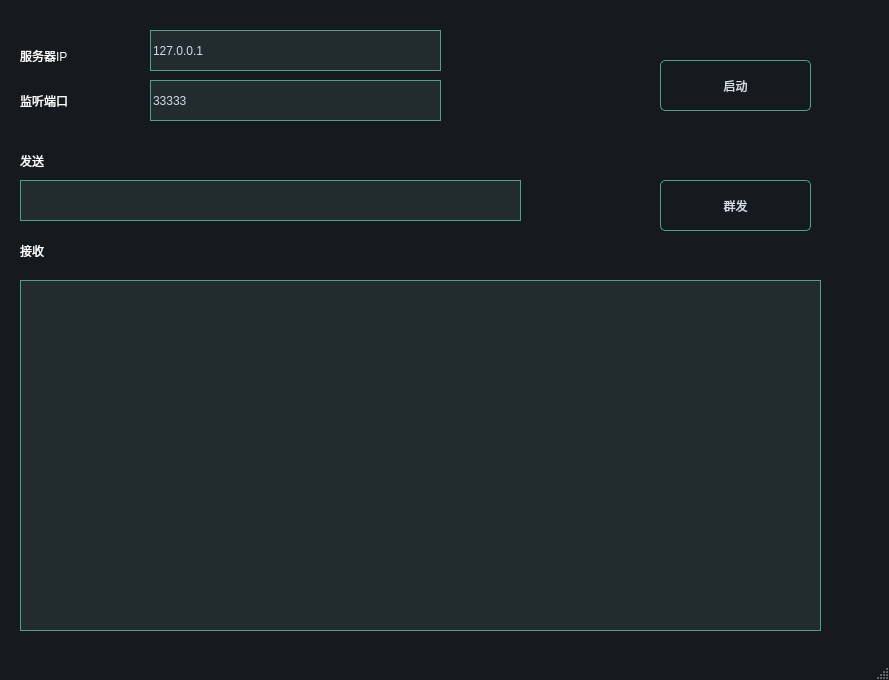
<?xml version="1.0" encoding="UTF-8"?>
<ui version="4.0">
 <class>MainWindow</class>
 <widget class="QMainWindow" name="MainWindow">
  <property name="geometry">
   <rect>
    <x>0</x>
    <y>0</y>
    <width>889</width>
    <height>680</height>
   </rect>
  </property>
  <property name="windowTitle">
   <string>MainWindow</string>
  </property>
  <property name="styleSheet">
   <string notr="true">/*
qss美化 - 黄强老师
*/
QWidget
{  
	font:  16pt &quot;Microsoft YaHei&quot;;
     color:  #ffffff;
}

QLabel {
	
}

QGroupBox {
    border-width: 1px;
	border-style: solid;
	border-color: #4fa08b;   

}

QGroupBox::title {
 
    subcontrol-origin: margin;
    left:20px;
    padding: -10px 5px 0px 5px;
}

QMainWindow {
	background-color:#151a1e;
}
QCalendar {
	background-color: #151a1e;
}
QTextEdit {
	border-width: 1px;
	border-style: solid;
	border-color: #4fa08b;
	background-color: #222b2e;
	color: #d3dae3;
}
QPlainTextEdit {
    font:  10pt &quot;Microsoft YaHei&quot;;
	border-width: 1px;
	border-style: solid;
	border-color: #4fa08b;
	background-color: #222b2e;
	color: #d3dae3;
}
QToolButton {
	border-style: solid;
	border-top-color: qlineargradient(spread:pad, x1:0.5, y1:1, x2:0.5, y2:0, stop:0 rgb(215, 215, 215), stop:1 rgb(222, 222, 222));
	border-right-color: qlineargradient(spread:pad, x1:0, y1:0.5, x2:1, y2:0.5, stop:0 rgb(217, 217, 217), stop:1 rgb(227, 227, 227));
	border-left-color: qlineargradient(spread:pad, x1:0, y1:0.5, x2:1, y2:0.5, stop:0 rgb(227, 227, 227), stop:1 rgb(217, 217, 217));
	border-bottom-color: qlineargradient(spread:pad, x1:0.5, y1:1, x2:0.5, y2:0, stop:0 rgb(215, 215, 215), stop:1 rgb(222, 222, 222));
	border-width: 1px;
	border-radius: 5px;
	color: #d3dae3;
	padding: 2px;
	background-color: rgb(255,255,255);
}
QToolButton:hover{
	border-style: solid;
	border-top-color: qlineargradient(spread:pad, x1:0.5, y1:1, x2:0.5, y2:0, stop:0 rgb(195, 195, 195), stop:1 rgb(222, 222, 222));
	border-right-color: qlineargradient(spread:pad, x1:0, y1:0.5, x2:1, y2:0.5, stop:0 rgb(197, 197, 197), stop:1 rgb(227, 227, 227));
	border-left-color: qlineargradient(spread:pad, x1:0, y1:0.5, x2:1, y2:0.5, stop:0 rgb(227, 227, 227), stop:1 rgb(197, 197, 197));
	border-bottom-color: qlineargradient(spread:pad, x1:0.5, y1:1, x2:0.5, y2:0, stop:0 rgb(195, 195, 195), stop:1 rgb(222, 222, 222));
	border-width: 1px;
	border-radius: 5px;
	color: rgb(0,0,0);
	padding: 2px;
	background-color: rgb(255,255,255);
}
QToolButton:pressed{
	border-style: solid;
	border-top-color: qlineargradient(spread:pad, x1:0.5, y1:1, x2:0.5, y2:0, stop:0 rgb(215, 215, 215), stop:1 rgb(222, 222, 222));
	border-right-color: qlineargradient(spread:pad, x1:0, y1:0.5, x2:1, y2:0.5, stop:0 rgb(217, 217, 217), stop:1 rgb(227, 227, 227));
	border-left-color: qlineargradient(spread:pad, x1:0, y1:0.5, x2:1, y2:0.5, stop:0 rgb(227, 227, 227), stop:1 rgb(217, 217, 217));
	border-bottom-color: qlineargradient(spread:pad, x1:0.5, y1:1, x2:0.5, y2:0, stop:0 rgb(215, 215, 215), stop:1 rgb(222, 222, 222));
	border-width: 1px;
	border-radius: 5px;
	color: rgb(0,0,0);
	padding: 2px;
	background-color: rgb(142,142,142);
}
QPushButton{

    border-width: 1px;
	border-style: solid;
	border-color: #4fa08b; 
 
	border-radius: 5px;
	color: #d3dae3;
	padding: 2px;
	background-color: #151a1e;
}
QPushButton::default{
	border-style: solid;
	border-color: #4fa08b;
	border-width: 1px;
	border-radius: 5px;
	color: #FFFFFF;
	padding: 2px;
	background-color: #151a1e;;
}
QPushButton:hover{
	border-style: solid;
	border-color: #050a0e;
	border-width: 1px;
	border-radius: 5px;
	color: #d3dae3;
	padding: 2px;
	background-color: #1c1f1f;
}
QPushButton:pressed{
	border-style: solid;
	border-color: #050a0e;
	border-width: 1px;
	border-radius: 5px;
	color: #d3dae3;
	padding: 2px;
	background-color: #2c2f2f;
}
QPushButton:disabled{
	border-style: solid;
	border-top-color: qlineargradient(spread:pad, x1:0.5, y1:1, x2:0.5, y2:0, stop:0 rgb(215, 215, 215), stop:1 rgb(222, 222, 222));
	border-right-color: qlineargradient(spread:pad, x1:0, y1:0.5, x2:1, y2:0.5, stop:0 rgb(217, 217, 217), stop:1 rgb(227, 227, 227));
	border-left-color: qlineargradient(spread:pad, x1:0, y1:0.5, x2:1, y2:0.5, stop:0 rgb(227, 227, 227), stop:1 rgb(217, 217, 217));
	border-bottom-color: qlineargradient(spread:pad, x1:0.5, y1:1, x2:0.5, y2:0, stop:0 rgb(215, 215, 215), stop:1 rgb(222, 222, 222));
	border-width: 1px;
	border-radius: 5px;
	color: #808086;
	padding: 2px;
	background-color: rgb(142,142,142);
}
QLineEdit {
	border-width: 1px;
	border-style: solid;
	border-color: #4fa08b;
	background-color: #222b2e;
	color: #d3dae3;
}



QLCDNumber {
	color: #4d9b87;
}
QProgressBar {
	text-align: center;
	color: #d3dae3;
	border-radius: 10px;
	border-color: transparent;
	border-style: solid;
	background-color: #52595d;
}
QProgressBar::chunk {
	background-color: #214037	;
	border-radius: 10px;
}
QMenuBar {
	background-color: #151a1e;
}
QMenuBar::item {
	color: #d3dae3;
  	spacing: 3px;
  	padding: 1px 4px;
	background-color: #151a1e;
}

QMenuBar::item:selected {
  	background-color: #252a2e;
	color: #FFFFFF;
}
QMenu {
	background-color: #151a1e;
}
QMenu::item:selected {
	background-color: #252a2e;
	color: #FFFFFF;
}
QMenu::item {
	color: #d3dae3;
	background-color: #151a1e;
}
QTabWidget {
	color:rgb(0,0,0);
	background-color:#000000;
}
QTabWidget::pane {
		border-color: #050a0e;
		background-color: #1e282c;
		border-style: solid;
		border-width: 1px;
    	border-bottom-left-radius: 4px;
		border-bottom-right-radius: 4px;
}
QTabBar::tab:first {
	border-style: solid;
	border-left-width:1px;
	border-right-width:0px;
	border-top-width:1px;
	border-bottom-width:0px;
	border-top-color: #050a0e;
	border-left-color: #050a0e;
	border-bottom-color: #050a0e;
	border-top-left-radius: 4px;
	color: #d3dae3;
	padding: 3px;
	margin-left:0px;
	background-color: #151a1e;
}
QTabBar::tab:last {
	border-style: solid;
	border-top-width:1px;
	border-left-width:1px;
	border-right-width:1px;
	border-bottom-width:0px;
	border-color: #050a0e;
	border-top-right-radius: 4px;
	color: #d3dae3;
	padding: 3px;
	margin-left:0px;
	background-color: #151a1e;
}
QTabBar::tab {
	border-style: solid;
	border-top-width:1px;
	border-bottom-width:0px;
	border-left-width:1px;
	border-top-color: #050a0e;
	border-left-color: #050a0e;
	border-bottom-color: #050a0e;
	color: #d3dae3;
	padding: 3px;
	margin-left:0px;
	background-color: #151a1e;
}
QTabBar::tab:selected, QTabBar::tab:last:selected, QTabBar::tab:hover {
  	border-style: solid;
  	border-left-width:1px;
	border-bottom-width:0px;
	border-right-color: transparent;
	border-top-color: #050a0e;
	border-left-color: #050a0e;
	border-bottom-color: #050a0e;
	color: #FFFFFF;
	padding: 3px;
	margin-left:0px;
	background-color: #1e282c;
}

QTabBar::tab:selected, QTabBar::tab:first:selected, QTabBar::tab:hover {
  	border-style: solid;
  	border-left-width:1px;
  	border-bottom-width:0px;
  	border-top-width:1px;
	border-right-color: transparent;
	border-top-color: #050a0e;
	border-left-color: #050a0e;
	border-bottom-color: #050a0e;
	color: #FFFFFF;
	padding: 3px;
	margin-left:0px;
	background-color: #1e282c;
}

QCheckBox { 
	padding: 2px;
}
QCheckBox:disabled {
	color: #808086;
	padding: 2px;
}

QCheckBox:hover {
	border-radius:4px;
	border-style:solid;
	padding-left: 1px;
	padding-right: 1px;
	padding-bottom: 1px;
	padding-top: 1px;
	border-width:1px;
	border-color: transparent;
}
QCheckBox::indicator:checked {

	height: 10px;
	width: 10px;
	border-style:solid;
	border-width: 1px;
	border-color: #4fa08b; 
	background-color:  #4fa08b;
}
QCheckBox::indicator:unchecked {

	height: 10px;
	width: 10px;
	border-style:solid;
	border-width: 1px;
	border-color: #4fa08b;
	background-color:  #FFFFFF;
}
QRadioButton {
	color: #d3dae3;
	padding: 1px;
}
QRadioButton::indicator:checked {
	height: 10px;
	width: 10px;
	border-style:solid;
	border-radius:5px;
	border-width: 1px;
	border-color: #4fa08b;
	color: #a9b7c6;
	background-color: qradialgradient(cx:0.5, cy:0.5, radius:0.4,fx:0.5, fy:0.5, stop:0 #4fa08b, stop:1 #1e282c);
}
QRadioButton::indicator:!checked {
	height: 10px;
	width: 10px;
	border-style:solid;
	border-radius:5px;
	border-width: 1px;
	border-color: #4fa08b;
	color: #a9b7c6;
	background-color: transparent;
}
QStatusBar {
	color:#027f7f;
}
QSpinBox {
	color: #d3dae3;
	background-color: #222b2e;
	border-width: 1px;
	border-style: solid;
	border-color: #4fa08b;
}
QDoubleSpinBox {
	color: #d3dae3;
	background-color: #222b2e;
	border-width: 1px;
	border-style: solid;
	border-color: #4fa08b;
}
QTimeEdit {
	color: #d3dae3;
	background-color: #222b2e;
	border-width: 1px;
	border-style: solid;
	border-color: #4fa08b;
}
QDateTimeEdit {
	color: #d3dae3;
	background-color: #222b2e;
	border-width: 1px;
	border-style: solid;
	border-color: #4fa08b;
}
QDateEdit {
	color: #d3dae3;
	background-color: #222b2e;
	border-width: 1px;
	border-style: solid;
	border-color: #4fa08b;
}
QFontComboBox {
	color: #d3dae3;
	background-color: #222b2e;
	border-width: 1px;
	border-style: solid;
	border-color: #4fa08b;
}
QComboBox {
	color: #d3dae3;
	background-color: #222b2e;
	border-width: 1px;
	border-style: solid;
	border-color: #4fa08b;
}
/* 下拉后，整个下拉窗体样式 */
QComboBox QAbstractItemView {
    outline: 0px solid gray;   /* 选定项的虚框 */
    border: 1px solid  #4fa08b;   /* 整个下拉窗体的边框 */ 
    background-color: #222b2e; /* 整个下拉窗体的背景色 */
    selection-background-color: #4fa08b;   /* 整个下拉窗体被选中项的背景色 */
}
QComboBox:disabled
{ 
background-color: gray; /* 整个下拉窗体的背景色 */
}

QDial {
	background: #16a085;
}

QToolBox {
	color: #a9b7c6;
	background-color: #222b2e;
}
QToolBox::tab {
	color: #a9b7c6;
	background-color:#222b2e;
}
QToolBox::tab:selected {
	color: #FFFFFF;
	background-color:#222b2e;
}
QScrollArea {
	color: #FFFFFF;
	background-color:#222b2e;
}
QSlider::groove:horizontal {
	height: 5px;
	background-color: #52595d;
}
QSlider::groove:vertical {
	width: 5px;
	background-color: #52595d;
}
QSlider::handle:horizontal {
	background: #1a2224;
	border-style: solid;
	border-width: 1px;
	border-color: rgb(207,207,207);
	width: 12px;
	margin: -5px 0;
	border-radius: 7px;
}
QSlider::handle:vertical {
	background: #1a2224;
	border-style: solid;
	border-width: 1px;
	border-color: rgb(207,207,207);
	height: 12px;
	margin: 0 -5px;
	border-radius: 7px;
}
QSlider::add-page:horizontal {
    background: #52595d;
}
QSlider::add-page:vertical {
    background: #52595d;
}
QSlider::sub-page:horizontal {
    background-color: #15433a;
}
QSlider::sub-page:vertical {
    background-color: #15433a;
}
QScrollBar:horizontal {
	max-height: 10px;
	border: 1px transparent grey;
	margin: 0px 20px 0px 20px;
	background: transparent;
}
QScrollBar:vertical {
	max-width: 10px;
	border: 1px transparent grey;
	margin: 20px 0px 20px 0px;
	background: transparent;
}
QScrollBar::handle:horizontal {
	background: #52595d;
	border-style: transparent;
	border-radius: 4px;
	min-width: 25px;
}
QScrollBar::handle:horizontal:hover {
	background: #58a492;
	border-style: transparent;
	border-radius: 4px;
	min-width: 25px;
}
QScrollBar::handle:vertical {
	background: #52595d;
	border-style: transparent;
	border-radius: 4px;
	min-height: 25px;
}
QScrollBar::handle:vertical:hover {
	background: #58a492;
	border-style: transparent;
	border-radius: 4px;
	min-height: 25px;
}
QScrollBar::add-line:horizontal {
   border: 2px transparent grey;
   border-top-right-radius: 4px;
   border-bottom-right-radius: 4px;
   background: #15433a;
   width: 20px;
   subcontrol-position: right;
   subcontrol-origin: margin;
}
QScrollBar::add-line:horizontal:pressed {
   border: 2px transparent grey;
   border-top-right-radius: 4px;
   border-bottom-right-radius: 4px;
   background: rgb(181,181,181);
   width: 20px;
   subcontrol-position: right;
   subcontrol-origin: margin;
}
QScrollBar::add-line:vertical {
   border: 2px transparent grey;
   border-bottom-left-radius: 4px;
   border-bottom-right-radius: 4px;
   background: #15433a;
   height: 20px;
   subcontrol-position: bottom;
   subcontrol-origin: margin;
}
QScrollBar::add-line:vertical:pressed {
   border: 2px transparent grey;
   border-bottom-left-radius: 4px;
   border-bottom-right-radius: 4px;
   background: rgb(181,181,181);
   height: 20px;
   subcontrol-position: bottom;
   subcontrol-origin: margin;
}
QScrollBar::sub-line:horizontal {
   border: 2px transparent grey;
   border-top-left-radius: 4px;
   border-bottom-left-radius: 4px;
   background: #15433a;
   width: 20px;
   subcontrol-position: left;
   subcontrol-origin: margin;
}
QScrollBar::sub-line:horizontal:pressed {
   border: 2px transparent grey;
   border-top-left-radius: 4px;
   border-bottom-left-radius: 4px;
   background: rgb(181,181,181);
   width: 20px;
   subcontrol-position: left;
   subcontrol-origin: margin;
}
QScrollBar::sub-line:vertical {
   border: 2px transparent grey;
   border-top-left-radius: 4px;
   border-top-right-radius: 4px;
   background: #15433a;
   height: 20px;
   subcontrol-position: top;
   subcontrol-origin: margin;
}
QScrollBar::sub-line:vertical:pressed {
   border: 2px transparent grey;
   border-top-left-radius: 4px;
   border-top-right-radius: 4px;
   background: rgb(181,181,181);
   height: 20px;
   subcontrol-position: top;
   subcontrol-origin: margin;
}

QScrollBar::add-page:horizontal, QScrollBar::sub-page:horizontal {
   background: none;
}
QScrollBar::add-page:vertical, QScrollBar::sub-page:vertical {
   background: none;
}</string>
  </property>
  <widget class="QWidget" name="centralwidget">
   <widget class="QLabel" name="label">
    <property name="geometry">
     <rect>
      <x>20</x>
      <y>40</y>
      <width>121</width>
      <height>31</height>
     </rect>
    </property>
    <property name="text">
     <string>服务器IP</string>
    </property>
   </widget>
   <widget class="QLabel" name="label_2">
    <property name="geometry">
     <rect>
      <x>20</x>
      <y>80</y>
      <width>131</width>
      <height>41</height>
     </rect>
    </property>
    <property name="text">
     <string>监听端口</string>
    </property>
   </widget>
   <widget class="QLineEdit" name="lineEditIP">
    <property name="geometry">
     <rect>
      <x>150</x>
      <y>30</y>
      <width>291</width>
      <height>41</height>
     </rect>
    </property>
    <property name="text">
     <string>127.0.0.1</string>
    </property>
   </widget>
   <widget class="QLineEdit" name="lineEditPort">
    <property name="geometry">
     <rect>
      <x>150</x>
      <y>80</y>
      <width>291</width>
      <height>41</height>
     </rect>
    </property>
    <property name="text">
     <string>33333</string>
    </property>
   </widget>
   <widget class="QPushButton" name="pushButtonStart">
    <property name="geometry">
     <rect>
      <x>660</x>
      <y>60</y>
      <width>151</width>
      <height>51</height>
     </rect>
    </property>
    <property name="text">
     <string>启动</string>
    </property>
   </widget>
   <widget class="QPushButton" name="pushButtonSend">
    <property name="geometry">
     <rect>
      <x>660</x>
      <y>180</y>
      <width>151</width>
      <height>51</height>
     </rect>
    </property>
    <property name="text">
     <string>群发</string>
    </property>
   </widget>
   <widget class="QLineEdit" name="lineEditSend">
    <property name="geometry">
     <rect>
      <x>20</x>
      <y>180</y>
      <width>501</width>
      <height>41</height>
     </rect>
    </property>
   </widget>
   <widget class="QLabel" name="label_3">
    <property name="geometry">
     <rect>
      <x>20</x>
      <y>140</y>
      <width>111</width>
      <height>41</height>
     </rect>
    </property>
    <property name="text">
     <string>发送</string>
    </property>
   </widget>
   <widget class="QPlainTextEdit" name="plainTextEditRecv">
    <property name="geometry">
     <rect>
      <x>20</x>
      <y>280</y>
      <width>801</width>
      <height>351</height>
     </rect>
    </property>
   </widget>
   <widget class="QLabel" name="label_4">
    <property name="geometry">
     <rect>
      <x>20</x>
      <y>230</y>
      <width>111</width>
      <height>41</height>
     </rect>
    </property>
    <property name="text">
     <string>接收</string>
    </property>
   </widget>
  </widget>
  <widget class="QMenuBar" name="menubar">
   <property name="geometry">
    <rect>
     <x>0</x>
     <y>0</y>
     <width>889</width>
     <height>38</height>
    </rect>
   </property>
  </widget>
  <widget class="QStatusBar" name="statusbar"/>
 </widget>
 <resources/>
 <connections/>
</ui>
